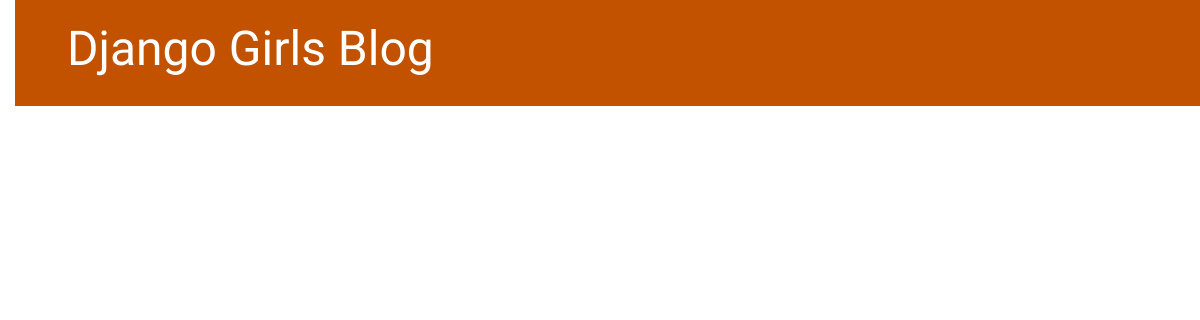
Before: / with the older database file.
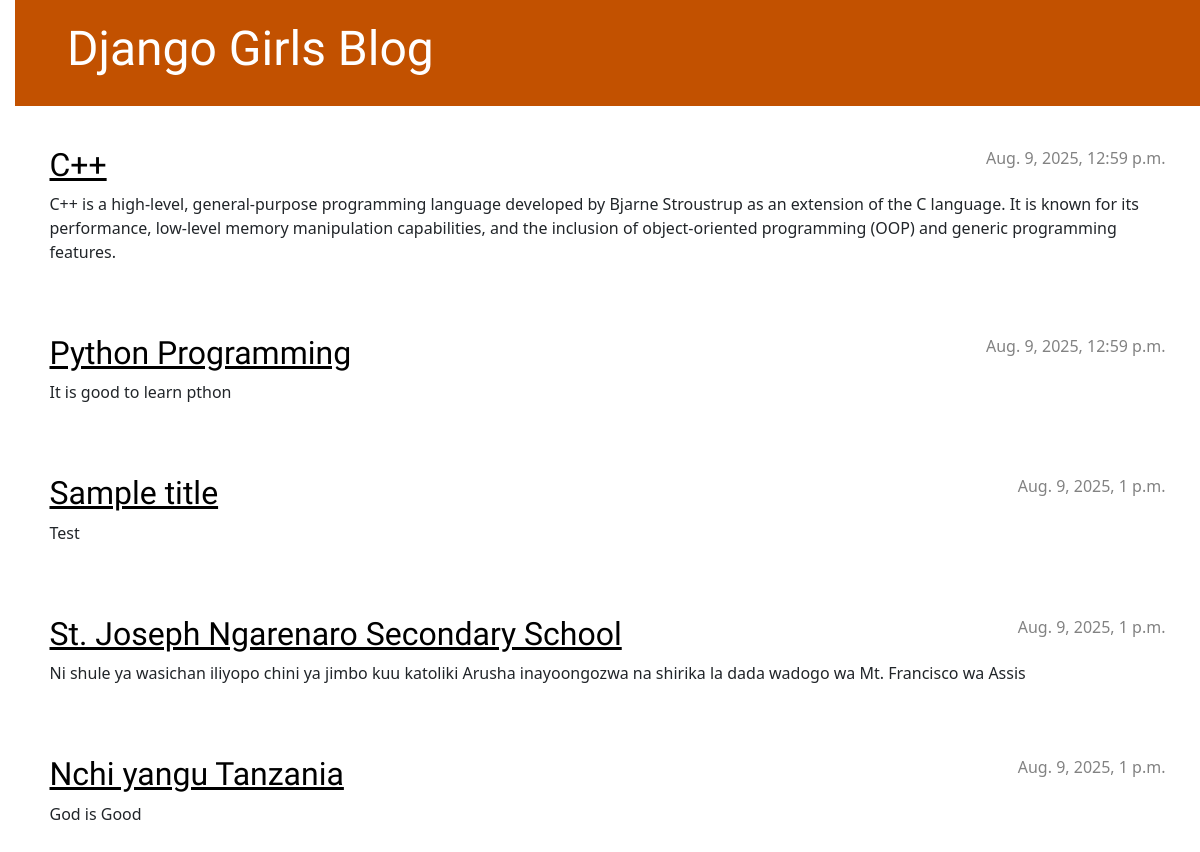
After: the same page with the newer database file.
### blog/models.py (models this page shows, shortened)
class Post(models.Model):
    author = models.ForeignKey(settings.AUTH_USER_MODEL, on_delete=models.CASCADE)
    title = models.CharField(max_length=200)
    text = models.TextField()
    created_date = models.DateTimeField(default=timezone.now)
    published_date = models.DateTimeField(blank=True, null=True)

### blog/views.py (the view)
# urls.py: path('', views.post_list, name='post_list'),
def post_list(request):
    posts = Post.objects.filter(published_date__lte=timezone.now()).order_by('published_date')
    return render(request, 'blog/post_list.html', {'posts': posts})

### blog/templates/blog/post_list.html (shortened to what this page needs)
{% load static %}
<!DOCTYPE html>
<html>
    <head>
        <link rel="stylesheet" href="{% static 'css/blog.css' %}">
        <link rel="stylesheet" href="https://cdn.jsdelivr.net/npm/bootstrap@5.3.3/dist/css/bootstrap.min.css">
    </head>
    <body>
    <header class="page-header">
        <div class="container">
            <h1><a href="/">Django Girls Blog</a></h1>
        </div>
    </header>
        <main class="container">
            <div class="row">
                <div class="col">
                    {% for post in posts %}
                        <article class="post">
                            <time class="date">
                                {{ post.published_date }}
                            </time>
                            <h2><a href="">{{ post.title }}</a></h2>
                            <p>{{ post.text|linebreaksbr }}</p>
                        </article>
                    {% endfor %}
                </div>
            </div>
        </main>
    </body>
</html>

### blog/static/css/blog.css (style rules this page uses)
h1 a, h2 a { color: #C25100; }
body { padding-left: 15px; }
h1 a, h2 a { color: #C25100; font-family: 'Lobster'; }
.page-header { background-color: #C25100; margin-top: 0; margin-bottom: 40px; padding: 20px 20px 20px 40px; }
.page-header h1, .page-header h1 a, .page-header h1 a:visited, .page-header h1 a:active { color: #ffffff; font-size: 36pt; text-decoration: none; }
h1, h2, h3, h4 { font-family: 'Lobster', cursive; }
.date { color: #828282; }
.post { margin-bottom: 70px; }
.post h2 a, .post h2 a:visited { color: #000000; }
.post > .date, .post > .actions { float: right; }

Changed rows visible on the page:
added Post: published_date "Aug. 9, 2025, 12:59 p.m.", title "C++", text "C++ is a high-level, general-purpose programming language developed by Bjarne Stroustrup as an extension of the C language. It is known for its performance, low-level memory manipulation capabilities, and the inclusion of object-oriented programming (OOP) and generic programming features."
added Post: published_date "Aug. 9, 2025, 12:59 p.m.", title "Python Programming", text "It is good to learn pthon"
added Post: published_date "Aug. 9, 2025, 1 p.m.", title "Sample title", text "Test"
now on this page (row edited): Post: published_date "Aug. 9, 2025, 1 p.m.", title "St. Joseph Ngarenaro Secondary School", text "Ni shule ya wasichan iliyopo chini ya jimbo kuu katoliki Arusha inayoongozwa na shirika la dada wadogo wa Mt. Francisco wa Assis"
now on this page (row edited): Post: published_date "Aug. 9, 2025, 1 p.m.", title "Nchi yangu Tanzania", text "God is Good"
